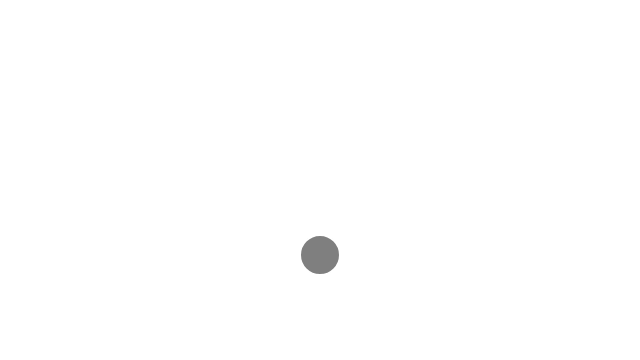
Frame 1 (no input)
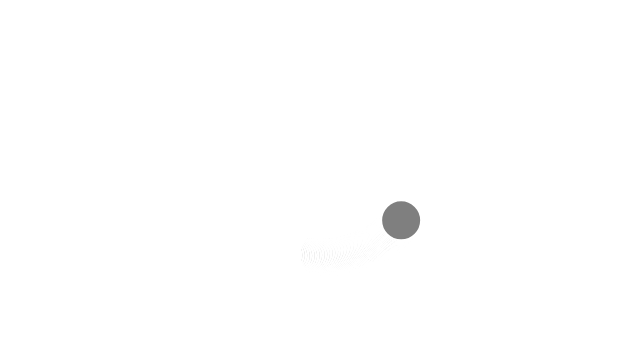
Frame 60 (no input)
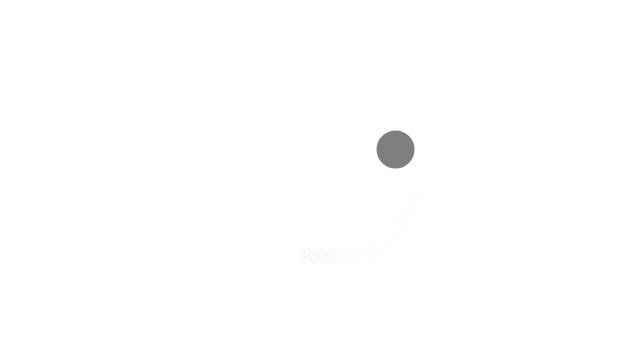
Frame 120 (the mouse pressed at the canvas centre since frame 60)

The p5.js sketch that drew these frames (run headless with seeded random() and noise() and a simulated clock; from frame 60 on, the mouse is pressed at the canvas centre):

// p5.js sketch
// ── sketch.js
var r = 75;
var theta = 0;

function setup() {
 createCanvas(640, 360);
 background(255);

 
}

function draw() {
   var x =  r * sin(theta)+theta*10;
   var y = r * cos(theta)+theta*10;
   // move origin to center of screen
   translate(width/2, height/2);

   //draw the circle at the cartesian coord (using our cartesian to polar conversion)
   ellipseMode(CENTER);
   fill(127);
   stroke(255);
   strokeWeight(2);
   line(0,0,x,y);
   ellipse(x,y,40,40);

   //

   theta += 0.02;
    
  }
